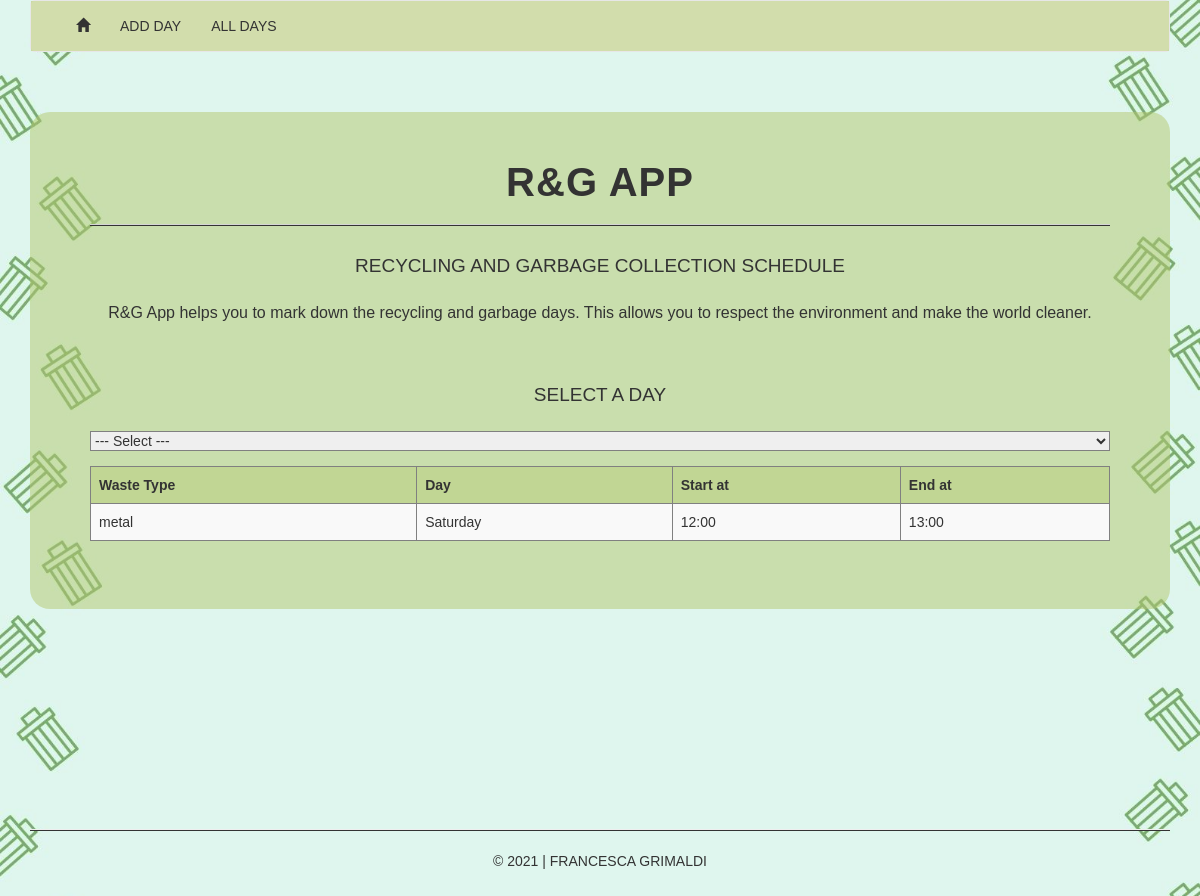
The page /index.php?filter=Saturday on the database its author committed.
### tables this page shows
CREATE TABLE `users` (
  `user_id` int(11) NOT NULL,
  `waste_type` varchar(255) NOT NULL,
  `waste_day` varchar(20) NOT NULL,
  `start_at` varchar(11) NOT NULL,
  `end_at` varchar(11) NOT NULL
);

### index.php (the view, shortened to what this page needs)
<?php
require_once 'header.php';
require_once 'connect.php';
?>
<div class="container">
  <div class="jumbotron">
    <h2>R&G APP</h2>
    <hr style="height:1px;background-color:#333333; margin-bottom:30px;">
    <h4>Recycling and Garbage Collection Schedule</h4>
    <p>R&G App helps you to mark down the recycling and garbage days. This allows you to respect the environment and make the world cleaner.</p>
    <h4>SELECT A DAY</h4>
    <table class="table table-bordered table-striped">
      <thead>
        <tr>
          <th>Waste Type</th>
          <th>Day</th>
          <th>Start at</th>
          <th>End at</th>
        </tr>
      </thead>
      <?php
      echo "<form name='filterform' method='POST' action='index.php'>";
      echo "<select name='filter' id='filter' onchange='this.form.submit();' style='margin-bottom: 15px;'>";
      echo '<option value="">--- Select ---</option>';
      echo "</select>";
      echo "</form>";
      $Search = ($_REQUEST['filter']);
      $query = "SELECT * FROM users WHERE waste_day='$Search'";
      $res = $con->query($query);
      while ($info = $res->fetch_assoc()){
        echo "<tr>";
        echo "<td>".$info['waste_type'] . "</td>";
        echo "<td>".$info['waste_day'] . "</td>";
        echo "<td>".$info['start_at'] . "</td>";
        echo "<td>".$info['end_at'] . "</td>";
        echo "</tr>";
      }
      ?>
    </table>
  </div>
</div>
<?php
require_once 'footer.php';
?>

### css/style.css (style rules this page uses)
* { margin: 0; padding: 0; box-sizing: border-box; }
html { scroll-behavior: smooth; }
body { color: #333333; scroll-behavior: smooth; background-color: #dff6ef; font-family: 'Montserrat', sans-serif; background-image: url('../css/sfondo5.jpg'); background-size: cover; background-repeat: repeat; background-position: center; }
h2 { text-align: center; margin-top: 0px; margin-bottom: 20px; font-family: 'Varela Round', sans-serif; font-size: 40px; letter-spacing: 1px; font-weight: bold; }
p { font-size: 16px !important; text-align: center; margin-bottom: 60px !important; }
h4 { text-align: center; margin-bottom: 25px; font-size: 19px ; font-family: 'Varela Round', sans-serif; text-transform: uppercase; }
select { border: 1px solid gray; width: 100%; }
.jumbotron { background-color: rgba(180,200,111,0.5); margin-top: 40px; border-radius: 20px !important; margin-bottom: 200px; }
.jumbotron .table-bordered thead tr { border: 1px solid gray; }
.jumbotron .table-bordered thead tr th { border: 1px solid gray; }
.jumbotron .table-bordered tr td { border: 1px solid gray; }
tr:nth-child(odd) { background-color: rgba(180,200,111,0.4); }
tr { background-color: rgba(180,200,111,0.4); }

### rows shown on the page
users: waste_type "metal", waste_day "Saturday", start_at "12:00", end_at "13:00"
